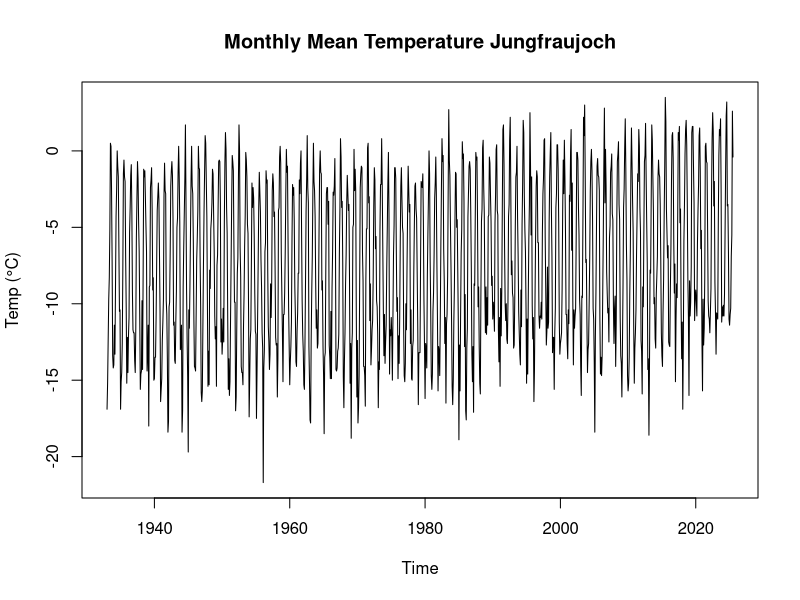
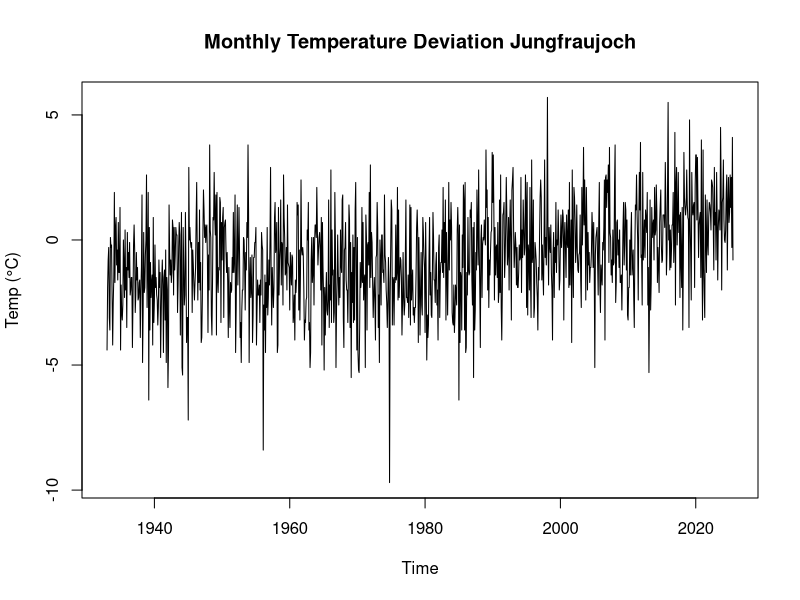
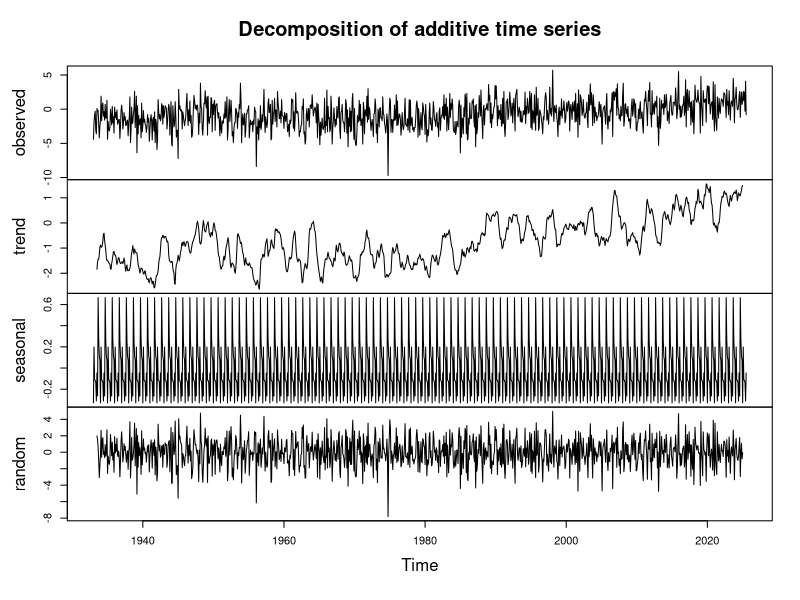
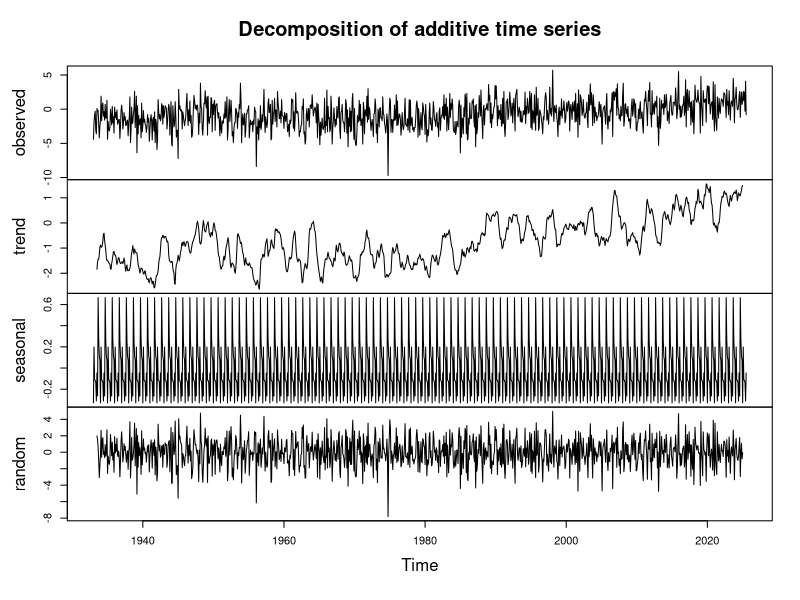
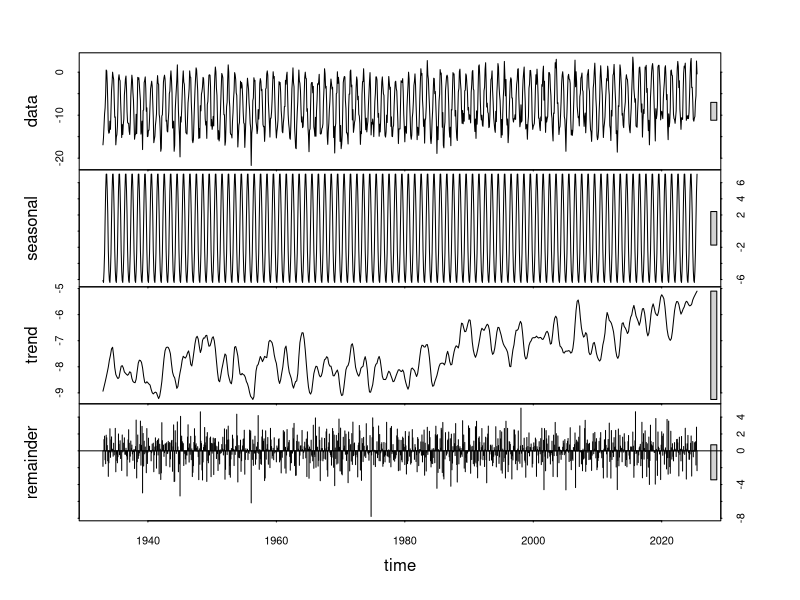
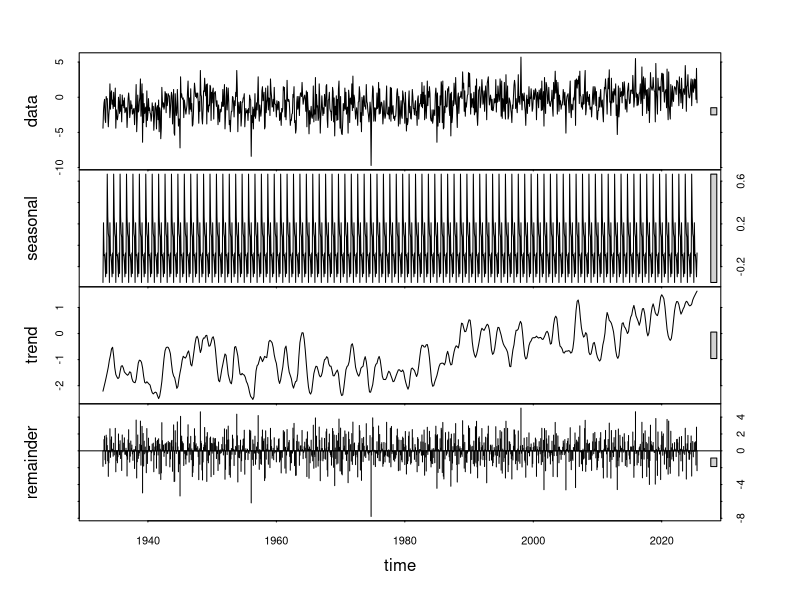
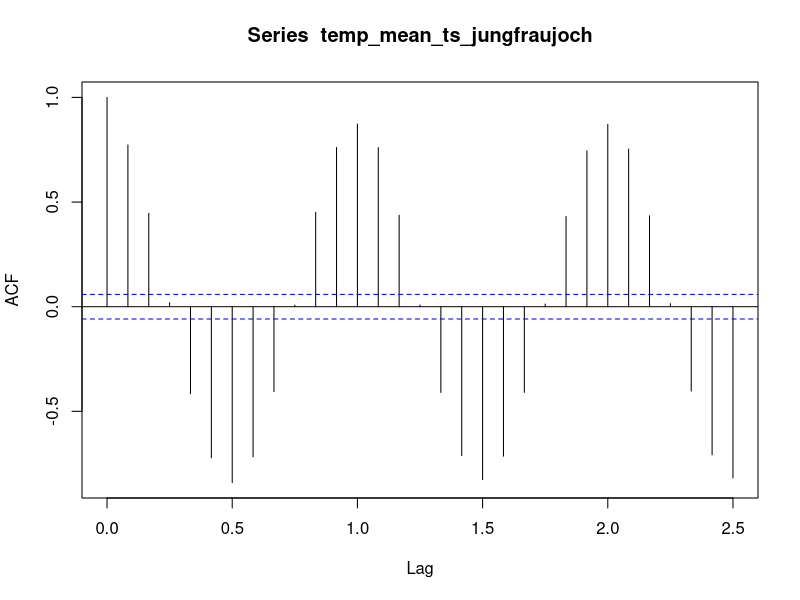
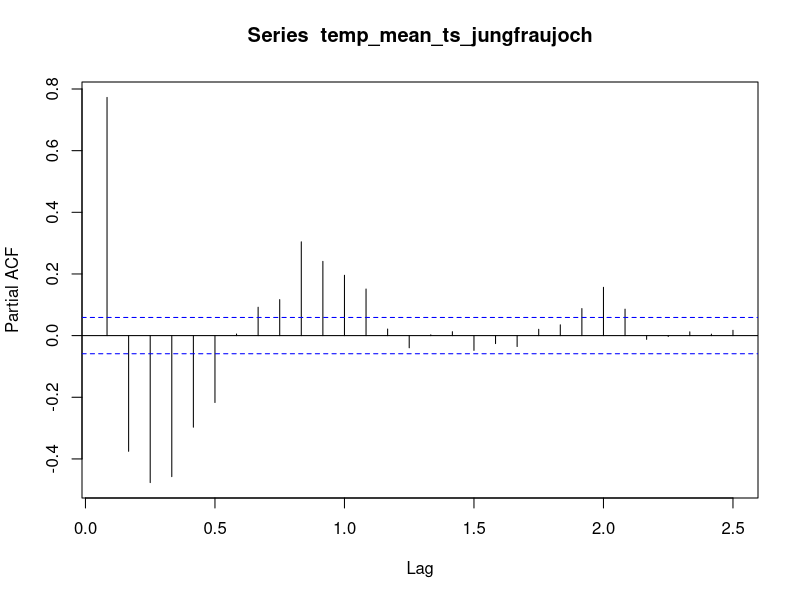

These figures' R source, in order:
# libraries
library(readr)
library(dplyr)
library(lubridate)
library(tseries)

# read the dataset
df_jungfraujoch <- read.delim("data/raw/weather_monthly_jungfraujoch.csv", sep = ";")
# convert timestamp to datetime
df_jungfraujoch <- df_jungfraujoch %>%
  mutate(reference_timestamp = dmy_hm(reference_timestamp),
         year_month = floor_date(reference_timestamp, "month"))
# only keep columns needed for analysis
df_jungfraujoch_cleaned <- df_jungfraujoch %>% 
  select(station_abbr, reference_timestamp, ths200m0, th9120mv)
# rename columns
colnames(df_jungfraujoch_cleaned) <- c('station_abbr', 'reference_timestamp', 'temp_mean', 'temp_deviation')
head(df_jungfraujoch_cleaned)
# check for NAs
colSums(is.na(df_jungfraujoch_cleaned)) # no NAs

# create time series object
# temp_mean monthly series
temp_mean_ts_jungfraujoch <- ts(df_jungfraujoch_cleaned$temp_mean,
                   start = c(1933, 1), frequency = 12)
# temp_deviation monthly series
temp_deviation_ts_jungfraujoch <- ts(df_jungfraujoch_cleaned$temp_deviation,
                        start = c(1933, 1), frequency = 12)
# plots
plot(temp_mean_ts_jungfraujoch, main = "Monthly Mean Temperature Jungfraujoch", ylab = "Temp (°C)")
plot(temp_deviation_ts_jungfraujoch, main = "Monthly Temperature Deviation Jungfraujoch", ylab = "Temp (°C)")

# check stationarity
adf.test(temp_mean_ts_jungfraujoch) # p-value is less than .05 hence stationary
adf.test(temp_deviation_ts_jungfraujoch) # p-value is less than .05 hence stationary

# decomposition (trend, seasonality, residuals)
temp_mean_ts_jungfraujoch_comp=decompose(temp_deviation_ts_jungfraujoch)
temp_deviation_ts_jungfraujoch_comp=decompose(temp_deviation_ts_jungfraujoch)
plot(temp_mean_ts_jungfraujoch_comp)
plot(temp_deviation_ts_jungfraujoch_comp)
# STL decomposition
stl_mean <- stl(temp_mean_ts_jungfraujoch, s.window = "periodic")
stl_dev <- stl(temp_deviation_ts_jungfraujoch, s.window = "periodic")
plot(stl_mean)
plot(stl_dev)

# acf and pacf
acf(temp_mean_ts_jungfraujoch)
pacf(temp_mean_ts_jungfraujoch)

acf(temp_deviation_ts_jungfraujoch)
pacf(temp_deviation_ts_jungfraujoch)

